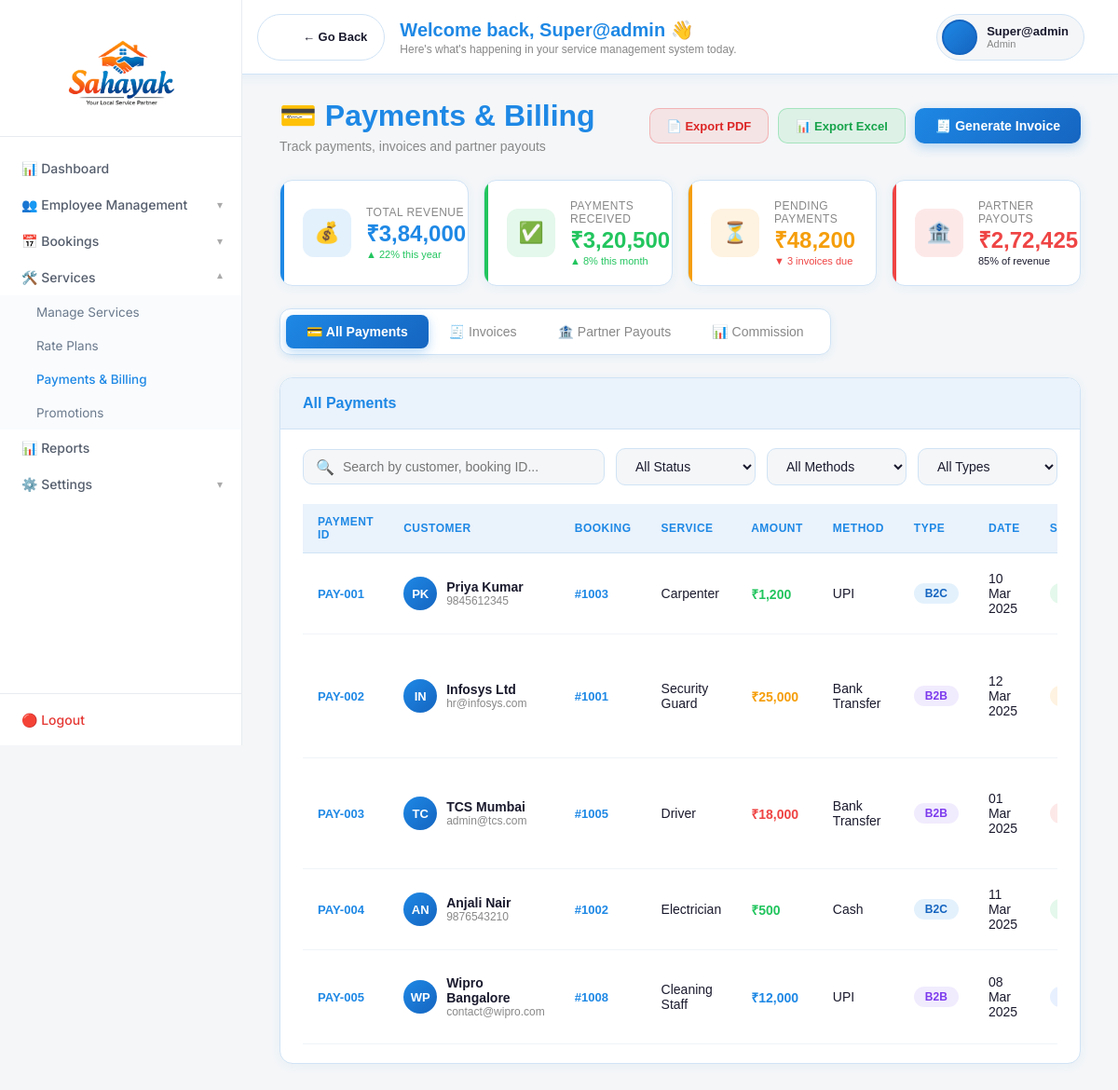
Screenshot of /payments/ (signed in) with the database file from the repository.
### accounts/models.py (models this page shows)
class CustomUser(AbstractUser):
    ROLE_CHOICES = (
        ('admin', 'Admin'),
        ('manager', 'Manager'),
        ('staff',            'Staff'),
        ('corporate_partner', 'Corporate Partner'),
        ('solo_partner',      'Solo Partner'),
    )
    role = models.CharField(max_length=20, choices=ROLE_CHOICES)

### dashboard/views.py (the view)
# urls.py: path('payments/', views.payments, name='payments'),
@login_required
def payments(request):
    return render(request, 'dashboard/payments_billing.html')

### templates/dashboard/payments_billing.html (shortened to what this page needs)
{% extends 'layout/base.html' %}
{% block content %}
<div class="page-header">
    <div>
        <h1>💳 Payments & Billing</h1>
        <p>Track payments, invoices and partner payouts</p>
    </div>
    <div class="header-actions">
        <button class="btn-export btn-pdf">📄 Export PDF</button>
        <button class="btn-export btn-excel">📊 Export Excel</button>
        <button class="btn-generate" onclick="openInvoiceModal()">🧾 Generate Invoice</button>
    </div>
</div>
<div class="stats-row">
    <div class="stat-card blue">
        <div class="stat-icon blue">💰</div>
        <div>
            <div class="stat-label">Total Revenue</div>
            <div class="stat-value blue">₹{{ total_revenue|default:"3,84,000" }}</div>
            <div class="stat-trend trend-up">▲ 22% this year</div>
        </div>
    </div>
    <div class="stat-card green">
        <div class="stat-icon green">✅</div>
        <div>
            <div class="stat-label">Payments Received</div>
            <div class="stat-value green">₹{{ received|default:"3,20,500" }}</div>
            <div class="stat-trend trend-up">▲ 8% this month</div>
        </div>
    </div>
    <div class="stat-card yellow">
        <div class="stat-icon yellow">⏳</div>
        <div>
            <div class="stat-label">Pending Payments</div>
            <div class="stat-value yellow">₹{{ pending|default:"48,200" }}</div>
            <div class="stat-trend trend-down">▼ 3 invoices due</div>
        </div>
    </div>
    <div class="stat-card red">
        <div class="stat-icon red">🏦</div>
        <div>
            <div class="stat-label">Partner Payouts</div>
            <div class="stat-value red">₹{{ payouts|default:"2,72,425" }}</div>
            <div class="stat-trend">85% of revenue</div>
        </div>
    </div>
</div>
<div class="tab-wrapper">
    <button class="tab-btn active" onclick="switchTab('all', event)">💳 All Payments</button>
    <button class="tab-btn" onclick="switchTab('invoices', event)">🧾 Invoices</button>
    <button class="tab-btn" onclick="switchTab('payouts', event)">🏦 Partner Payouts</button>
    <button class="tab-btn" onclick="switchTab('commission', event)">📊 Commission</button>
</div>
<div class="tab-content active" id="tab-all">
    <div class="card">
        <div class="card-header">
            <h3>All Payments</h3>
        </div>
        <div class="card-body">
            <div class="filter-bar">
                <div class="search-wrapper">
                    <span class="search-icon">🔍</span>
                    <input type="text" class="search-input"
                           placeholder="Search by customer, booking ID..."
                           onkeyup="filterTable('allTable', this.value)">
                </div>
                <select class="filter-select" onchange="filterByStatus('allTable', this.value)">
                    <option value="">All Status</option>
                </select>
                <select class="filter-select">
                    <option value="">All Methods</option>
                </select>
                <select class="filter-select">
                    <option value="">All Types</option>
                </select>
            </div>
            <div class="table-wrapper">
                <table id="allTable">
                    <thead>
                        <tr>
                            <th>Payment ID</th>
                            <th>Customer</th>
                            <th>Booking</th>
                            <th>Service</th>
                            <th>Amount</th>
                            <th>Method</th>
                            <th>Type</th>
                            <th>Date</th>
                            <th>Status</th>
                        </tr>
                    </thead>
                    <tbody>
                        <tr data-status="paid">
                            <td><span class="invoice-id">PAY-001</span></td>
                            <td>
                                <div class="customer-cell">
                                    <div class="avatar">PK</div>
                                    <div>
                                        <div class="name-text">Priya Kumar</div>
                                        <div class="sub-text">9845612345</div>
                                    </div>
                                </div>
                            </td>
                            <td><span class="invoice-id">#1003</span></td>
                            <td>Carpenter</td>
                            <td><span class="amount-cell green">₹1,200</span></td>
                            <td>UPI</td>
                            <td><span class="badge badge-b2c">B2C</span></td>
                            <td>10 Mar 2025</td>
                            <td><span class="badge badge-paid">Paid</span></td>
                        </tr>
                        <tr data-status="pending">
                            <td><span class="invoice-id">PAY-002</span></td>
                            <td>
                                <div class="customer-cell">
                                    <div class="avatar">IN</div>
                                    <div>
                                        <div class="name-text">Infosys Ltd</div>
                                        <div class="sub-text">hr@infosys.com</div>
                                    </div>
                                </div>
                            </td>
                            <td><span class="invoice-id">#1001</span></td>
                            <td>Security Guard</td>
                            <td><span class="amount-cell yellow">₹25,000</span></td>
                            <td>Bank Transfer</td>
                            <td><span class="badge badge-b2b">B2B</span></td>
                            <td>12 Mar 2025</td>
                            <td><span class="badge badge-pending">Pending</span></td>
                        </tr>
                        <tr data-status="overdue">
                            <td><span class="invoice-id">PAY-003</span></td>
                            <td>
                                <div class="customer-cell">
                                    <div class="avatar">TC</div>
                                    <div>
                                        <div class="name-text">TCS Mumbai</div>
                                        <div class="sub-text">admin@tcs.com</div>
                                    </div>
                                </div>
                            </td>
                            <td><span class="invoice-id">#1005</span></td>
                            <td>Driver</td>
                            <td><span class="amount-cell red">₹18,000</span></td>
                            <td>Bank Transfer</td>
                            <td><span class="badge badge-b2b">B2B</span></td>
                            <td>01 Mar 2025</td>
                            <td><span class="badge badge-overdue">Overdue</span></td>
                        </tr>
                        <tr data-status="paid">
                            <td><span class="invoice-id">PAY-004</span></td>
                            <td>
                                <div class="customer-cell">
                                    <div class="avatar">AN</div>
                                    <div>
                                        <div class="name-text">Anjali Nair</div>
                                        <div class="sub-text">9876543210</div>
                                    </div>
                                </div>
                            </td>
                            <td><span class="invoice-id">#1002</span></td>
                            <td>Electrician</td>
                            <td><span class="amount-cell green">₹500</span></td>
                            <td>Cash</td>
                            <td><span class="badge badge-b2c">B2C</span></td>
                            <td>11 Mar 2025</td>
                            <td><span class="badge badge-paid">Paid</span></td>
                        </tr>
                        <tr data-status="partial">
                            <td><span class="invoice-id">PAY-005</span></td>
                            <td>
                                <div class="customer-cell">
                                    <div class="avatar">WP</div>
                                    <div>
                                        <div class="name-text">Wipro Bangalore</div>
                                        <div class="sub-text">contact@wipro.com</div>
                                    </div>
                                </div>
                            </td>
                            <td><span class="invoice-id">#1008</span></td>
                            <td>Cleaning Staff</td>
                            <td><span class="amount-cell blue" style="color:var(--accent);">₹12,000</span></td>
                            <td>UPI</td>
                            <td><span class="badge badge-b2b">B2B</span></td>
                            <td>08 Mar 2025</td>
                            <td><span class="badge badge-partial">Partial</span></td>
                        </tr>
                    </tbody>
                </table>
            </div>
        </div>
    </div>
</div>
{% endblock %}

### templates/layout/topbar.html (shortened to what this page needs)
{% load static %}
<div class="topbar">
    <div class="topbar-left">
        {% if not hide_back %}
        <a class="back-pill" onclick="history.back()">
            <div class="back-icon">&#8592;</div>
            <div class="back-label">← Go Back</div>
        </a>
        {% endif %}
        <div class="topbar-text">
            <div class="topbar-title">
                Welcome back, {{ request.user.first_name|default:request.user.username }} 👋
            </div>
            <div class="topbar-sub">
                Here's what's happening in your service management system today.
            </div>
        </div>
    </div>
    <div class="topbar-right">
        <div class="profile-pill" onclick="toggleDropdownMenu(event)">
            {% if request.user.profile_photo %}
                <img src="{{ request.user.profile_photo.url }}"
                     alt="Profile" class="profile-pic">
            {% else %}
                <div class="profile-initials">
                </div>
            {% endif %}
            <div class="profile-info">
                <div class="profile-name">
                    {{ request.user.get_full_name|default:request.user.username }}
                </div>
                <div class="profile-role">
                    {{ request.user.role|default:"Admin"|capfirst }}
                </div>
            </div>
        </div>
    </div>
</div>

### templates/layout/topbar.html (style rules this page uses)
.topbar { position: fixed; top: 0; left: 240px; right: 0; height: 80px; background: #ffffff; border-bottom: 1px solid #d0e3f5; display: flex; justify-content: space-between; align-items: center; padding: 0 36px; z-index: 999; box-shadow: 0 2px 12px rgba(30,136,229,0.08); }
.topbar-left { display: flex; flex-direction: row; align-items: center; gap: 16px; }
.back-pill { display: flex; align-items: center; gap: 8px; background: #ffffff; border: 1.5px solid #d0e3f5 ; border-radius: 50px; padding: 8px 18px 8px 8px; cursor: pointer; text-decoration: none; transition: all 0.2s; flex-shrink: 0; }
.back-icon { width: 32px; height: 32px; border-radius: 50%; background: rgba(255,255,255,0.25); display: flex; align-items: center; justify-content: center; color: white; font-size: 16px; font-weight: 700; flex-shrink: 0; }
.back-label { font-size: 13px; font-weight: 700; color: #1a1a2e; font-family: 'DM Sans', sans-serif; }
.topbar-text { display: flex; flex-direction: column; justify-content: center; }
.topbar-title { font-family: 'Poppins', sans-serif; font-size: 20px; font-weight: 700; color: #1e88e5; line-height: 1.2; }
.topbar-sub { font-size: 12px; color: #888; margin-top: 2px; font-family: 'DM Sans', sans-serif; }
.topbar-right { display: flex; align-items: center; gap: 16px; }
.profile-pill { display: flex; align-items: center; gap: 10px; background: #f4f6f8; border: 1.5px solid #d0e3f5; border-radius: 50px; padding: 5px 16px 5px 5px; cursor: pointer; text-decoration: none; transition: all 0.2s; position: relative; }
.profile-initials { width: 38px; height: 38px; border-radius: 50%; background: linear-gradient(135deg, #1e88e5, #1565c0); display: flex; align-items: center; justify-content: center; color: white; font-weight: 700; font-size: 14px; font-family: 'Poppins', sans-serif; flex-shrink: 0; border: 2px solid #1565c0; }
.profile-info .profile-name { font-size: 13px; font-weight: 700; color: #1a1a2e; font-family: 'DM Sans', sans-serif; line-height: 1.2; }
.profile-info .profile-role { font-size: 11px; color: #888; font-family: 'DM Sans', sans-serif; text-transform: capitalize; }

### rows the page displays
CustomUser: user.first_name "Super@admin", user.get_full_name "Super@admin", user.role "Admin"

### other values shown
{{ total_revenue|default:"3,84,000" }} "3,84,000"
{{ received|default:"3,20,500" }} "3,20,500"
{{ pending|default:"48,200" }} "48,200"
{{ payouts|default:"2,72,425" }} "2,72,425"
